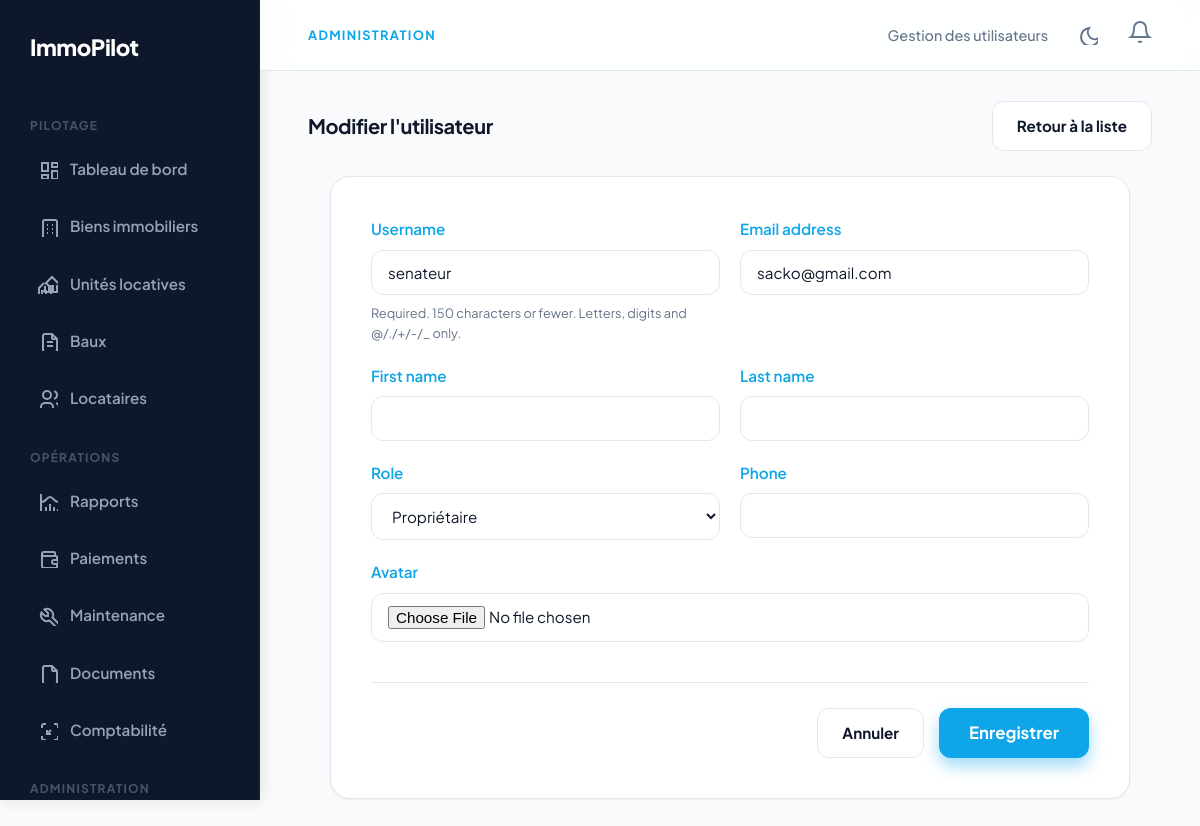
The page /utilisateurs/1/modifier/ (signed in) on the database its author committed.
### Comptes/models.py (models this page shows, shortened)
class SiteSettings(models.Model):
    app_name = models.CharField(max_length=100, default='ImmoPilot', verbose_name='Nom de l\'application')
    logo = models.ImageField(upload_to='settings/', null=True, blank=True, verbose_name='Logo de l\'application')
    primary_color = models.CharField(max_length=20, default='#0ea5e9', verbose_name='Couleur principale')
    class Meta:
        verbose_name = 'Paramètre du site'
        verbose_name_plural = 'Paramètres du site'
    @classmethod
    def load(cls):
        obj, created = cls.objects.get_or_create(pk=1)
        return obj

class User(AbstractUser):
    ROLE_CHOICES = [
        ('admin', 'Administrateur'),
        ('owner', 'Propriétaire'),
        ('tenant', 'Locataire'),
        ('agent', 'Agent immobilier'),
    ]
    role = models.CharField(max_length=20, choices=ROLE_CHOICES, default='owner')
    phone = models.CharField(max_length=20, blank=True)
    avatar = models.ImageField(upload_to='avatars/', null=True, blank=True)
    created_at = models.DateTimeField(auto_now_add=True)
    class Meta:
        db_table = 'accounts_user'

### Comptes/views.py (the view)
# urls.py: path('<int:pk>/modifier/', UserUpdateView.as_view(), name='user_update'),
class UserUpdateView(LoginRequiredMixin, AdminOwnerRequiredMixin, UpdateView):
    model = User
    form_class = UserUpdateForm
    template_name = 'comptes/user_form.html'
    success_url = reverse_lazy('user_list')
    def get_context_data(self, **kwargs):
        context = super().get_context_data(**kwargs)
        context['title'] = "Modifier l'utilisateur"
        return context

### Comptes/forms.py
class UserUpdateForm(forms.ModelForm):
    class Meta:
        model = User
        fields = ['username', 'email', 'first_name', 'last_name', 'role', 'phone', 'avatar']
        widgets = {
            'username': forms.TextInput(attrs={'class': 'field-input'}),
            'email': forms.EmailInput(attrs={'class': 'field-input'}),
            'first_name': forms.TextInput(attrs={'class': 'field-input'}),
            'last_name': forms.TextInput(attrs={'class': 'field-input'}),
            'role': forms.Select(attrs={'class': 'field-input'}),
            'phone': forms.TextInput(attrs={'class': 'field-input'}),
            'avatar': forms.ClearableFileInput(attrs={'class': 'field-input'}),
        }

### Comptes/context_processors.py (called while the page is built)
def notifications(request):
    if request.user.is_authenticated:
        unread_notifications = Notification.objects.filter(user=request.user, is_read=False)
        return {'unread_notifications': unread_notifications, 'unread_notifications_count': unread_notifications.count()}
    return {'unread_notifications': [], 'unread_notifications_count': 0}

def site_settings_processor(request):
    return {
        'site_settings': SiteSettings.load()
    }

### Comptes/views.py (called while the page is built)
    def test_func(self):
        return self.request.user.is_authenticated and self.request.user.role in ['admin', 'owner']

### templates/comptes/user_form.html (shortened to what this page needs)
{% extends "base.html" %}
{% load static %}
{% block eyebrow %}Administration{% endblock %}
{% block header_meta %}Gestion des utilisateurs{% endblock %}
{% block content %}
<div class="toolbar">
    <h2>{{ title }}</h2>
    <div class="actions">
        <a href="{% url 'user_list' %}" class="button">Retour à la liste</a>
    </div>
</div>
<div class="premium-card" style="max-width: 800px; margin: 0 auto; padding: 40px;">
    <form method="post" enctype="multipart/form-data">
        <div class="form-grid">
            {% for field in form %}
            <div class="field {% if field.name == 'avatar' %}full{% endif %}">
                <label for="{{ field.id_for_label }}" style="font-size: 0.95rem; font-weight: 600; color: var(--primary);">{{ field.label }}</label>
                {{ field }}
                {% if field.help_text %}
                <span class="help">{{ field.help_text }}</span>
                {% endif %}
            </div>
            {% endfor %}
        </div>
        <div class="form-actions" style="margin-top: 40px;">
            <a href="{% url 'user_list' %}" class="button">Annuler</a>
            <button type="submit" class="button primary" style="padding: 12px 30px; font-size: 1.05rem;">Enregistrer</button>
        </div>
    </form>
</div>
{% endblock %}

### templates/includes/sidebar.html (shortened to what this page needs)
<aside class="app-sidebar">
<a class="side-brand" href="{% url 'dashboard' %}">
  {{ site_settings.app_name }}
</a>
<div class="side-label">Pilotage</div>
<nav>
<a class="{% if request.resolver_match.url_name == 'dashboard' %}active{% endif %}" href="{% url 'dashboard' %}">
  <svg width="20" height="20" fill="none" stroke="currentColor" stroke-width="2"><path d="M4 4h6v8H4z"></path><path d="M4 16h6v4H4z"></path><path d="M14 12h6v8h-6z"></path><path d="M14 4h6v4h-6z"></path></svg>
  Tableau de bord
</a>
<a class="{% if '/biens/unites' not in request.path and '/biens/' in request.path %}active{% endif %}" href="{% url 'property_list' %}">
  Biens immobiliers
</a>
<a class="{% if '/biens/unites' in request.path %}active{% endif %}" href="{% url 'unit_list' %}">
  <svg width="20" height="20" fill="none" stroke="currentColor" stroke-width="2"><path d="M8 9l5 5v7h-5v-4H4v4H1v-7l5 -5m1 1l7 -7l9 9h-4v6h-4v-6h-4v6h-4v-6"></path></svg>
  Unités locatives
</a>
<a class="{% if '/baux/' in request.path %}active{% endif %}" href="{% url 'lease_list' %}">
  <svg width="20" height="20" fill="none" stroke="currentColor" stroke-width="2"><path d="M14 3v4a1 1 0 0 0 1 1h4"></path><path d="M17 21h-10a2 2 0 0 1 -2 -2v-14a2 2 0 0 1 2 -2h7l5 5v11a2 2 0 0 1 -2 2z"></path><path d="M9 15h6"></path><path d="M9 11h6"></path></svg>
  Baux
</a>
<a class="{% if '/baux/crm/' in request.path %}active{% endif %}" href="{% url 'tenant_crm' %}">
  <svg width="20" height="20" fill="none" stroke="currentColor" stroke-width="2"><path d="M9 7m-4 0a4 4 0 1 0 8 0a4 4 0 1 0 -8 0"></path><path d="M3 21v-2a4 4 0 0 1 4 -4h4a4 4 0 0 1 4 4v2"></path><path d="M16 3.13a4 4 0 0 1 0 7.75"></path><path d="M21 21v-2a4 4 0 0 0 -3 -3.85"></path></svg>
  Locataires
</a>
</nav>
<div class="side-label">Opérations</div>
<nav>
<a class="{% if '/rapports/' in request.path %}active{% endif %}" href="{% url 'business_report' %}">
  <svg width="20" height="20" fill="none" stroke="currentColor" stroke-width="2"><path d="M3 3v18h18"></path><path d="M20 18v3"></path><path d="M16 16v5"></path><path d="M12 13v8"></path><path d="M8 16v5"></path><path d="M3 11c6 0 5 -5 9 -5s3 5 9 5"></path></svg>
  Rapports
</a>
<a class="{% if '/paiements/' in request.path %}active{% endif %}" href="{% url 'payment_list' %}">
  <svg width="20" height="20" fill="none" stroke="currentColor" stroke-width="2"><path d="M17 8v-3a1 1 0 0 0 -1 -1h-10a2 2 0 0 0 0 4h12a1 1 0 0 1 1 1v3m0 4v3a1 1 0 0 1 -1 1h-12a2 2 0 0 1 -2 -2v-12"></path><path d="M20 12v4h-4a2 2 0 0 1 0 -4h4"></path></svg>
  Paiements
</a>
<a class="{% if '/maintenance/' in request.path %}active{% endif %}" href="{% url 'maintenance_list' %}">
  <svg width="20" height="20" fill="none" stroke="currentColor" stroke-width="2"><path d="M7 10h3v-3l-3.5 -3.5a6 6 0 0 1 8 8l6 6a2 2 0 0 1 -3 3l-6 -6a6 6 0 0 1 -8 -8l3.5 3.5"></path></svg>
  Maintenance
</a>
<a class="{% if '/documents/' in request.path %}active{% endif %}" href="{% url 'document_list' %}">
  <svg width="20" height="20" fill="none" stroke="currentColor" stroke-width="2"><path d="M14 3v4a1 1 0 0 0 1 1h4"></path><path d="M17 21h-10a2 2 0 0 1 -2 -2v-14a2 2 0 0 1 2 -2h7l5 5v11a2 2 0 0 1 -2 2z"></path></svg>
  Documents
</a>
<a class="{% if '/comptabilite/' in request.path %}active{% endif %}" href="{% url 'transaction_list' %}">
  <svg width="20" height="20" fill="none" stroke="currentColor" stroke-width="2"><path d="M4 8v-2a2 2 0 0 1 2 -2h2"></path><path d="M4 16v2a2 2 0 0 0 2 2h2"></path><path d="M16 4h2a2 2 0 0 1 2 2v2"></path><path d="M16 20h2a2 2 0 0 0 2 -2v-2"></path><path d="M9 10v4h4"></path><path d="M13 10l-4 4"></path></svg>
  Comptabilité
</a>
</nav>
{% if request.user.is_authenticated %}
  {% if request.user.role == 'admin' or request.user.role == 'owner' %}
  <div class="side-label">Administration</div>
  {% endif %}
{% endif %}
</aside>

### static/css/design_system.css (style rules this page uses)
:root { --bg-app: #f8fafc; --bg-sidebar: #0f172a; --bg-card: #ffffff; --primary: #0ea5e9; --primary-hover: #0284c7; --primary-glow: rgba(14, 165, 233, 0.4); --accent: #10b981; --accent-glow: rgba(16, 185, 129, 0.4); --danger: #ef4444; --warning: #f59e0b; --text-main: #0f172a; --text-muted: #64748b; --text-sidebar: #94a3b8; --text-sidebar-hover: #f1f5f9; --border-color: #e2e8f0; --shadow-sm: 0 1px 2px 0 rgba(0, 0, 0, 0.05); --shadow-md: 0 4px 6px -1px rgba(0, 0, 0, 0.1), 0 2px 4px -1px rgba(0, 0, 0, 0.06); --shadow-lg: 0 10px 15px -3px rgba(0, 0, 0, 0.1), 0 4px 6px -2px rgba(0, 0, 0, 0.05); --shadow-hover: 0 20px 25px -5px rgba(0, 0, 0, 0.1), 0 10px 10px -5px rgba(0, 0, 0, 0.04); --glass-bg: rgba(255, 255, 255, 0.85); --glass-border: rgba(255, 255, 255, 0.3); --font-sans: 'Plus Jakarta Sans', sans-serif; }
body, .app-sidebar, .premium-card, .panel, .stat, .metric, .card, .mini-card, .form-panel, .empty-box, header.top-header { transition: background-color 0.3s ease, border-color 0.3s ease, color 0.3s ease, box-shadow 0.3s ease; }
* { box-sizing: border-box; margin: 0; padding: 0; }
body { font-family: var(--font-sans); background: var(--bg-app); color: var(--text-main); line-height: 1.6; -webkit-font-smoothing: antialiased; }
a { color: inherit; text-decoration: none; }
aside.app-sidebar { background: var(--bg-sidebar); color: var(--text-sidebar); padding: 30px 20px; display: flex; flex-direction: column; position: sticky; top: 0; height: 100vh; overflow-y: auto; border-right: 1px solid rgba(255, 255, 255, 0.05); box-shadow: 2px 0 15px rgba(0,0,0,0.1); }
.side-brand { color: #fff; font-size: 1.4rem; font-weight: 800; letter-spacing: -0.02em; padding: 0 10px 30px; display: block; }
.side-label { color: #475569; font-size: 0.75rem; font-weight: 700; letter-spacing: 0.1em; padding: 20px 10px 10px; text-transform: uppercase; }
.app-sidebar nav { display: grid; gap: 4px; }
.app-sidebar nav a { display: flex; align-items: center; gap: 12px; padding: 12px 18px; color: var(--text-sidebar); text-decoration: none; border-radius: 12px; margin-bottom: 5px; font-weight: 600; font-size: 0.95rem; transition: all 0.2s cubic-bezier(0.4, 0, 0.2, 1); }
h2 { font-size: 1.25rem; font-weight: 700; letter-spacing: -0.02em; margin: 0; color: var(--text-main); }
.premium-card, .panel, .stat, .metric, .card, .mini-card, .form-panel, .empty-box { background: var(--bg-card); border: 1px solid var(--border-color); border-radius: 20px; box-shadow: var(--shadow-sm); transition: all 0.3s cubic-bezier(0.4, 0, 0.2, 1); position: relative; }
.button, .primary, .btn { display: inline-flex; align-items: center; justify-content: center; padding: 12px 24px; border-radius: 12px; font-weight: 700; font-size: 0.95rem; transition: all 0.3s cubic-bezier(0.4, 0, 0.2, 1); cursor: pointer; border: none; font-family: inherit; }
.primary, .btn-primary { background: var(--primary); color: #fff; box-shadow: 0 8px 16px var(--primary-glow); }
.button:not(.primary):not(.btn-primary) { background: #fff; border: 1px solid var(--border-color); color: var(--text-main); }
.toolbar { display: flex; justify-content: space-between; align-items: center; margin-bottom: 25px; flex-wrap: wrap; gap: 15px; }
.form-grid { display: grid; grid-template-columns: repeat(2, 1fr); gap: 20px; }
.field { display: flex; flex-direction: column; gap: 8px; }
.field.full { grid-column: 1 / -1; }
.field label { font-size: 0.9rem; font-weight: 600; color: var(--text-main); }
.field-input, input[type="text"], input[type="email"], input[type="password"], select, textarea { padding: 12px 16px; border: 1px solid var(--border-color); border-radius: 12px; font-family: inherit; font-size: 0.95rem; background: var(--bg-card); color: var(--text-main); transition: all 0.2s; }
.help { color: var(--text-muted); font-size: 0.8rem; }
.form-actions { border-top: 1px solid var(--border-color); display: flex; gap: 15px; justify-content: flex-end; margin-top: 30px; padding-top: 25px; }

### rows shown on the page
SiteSettings: app_name "ImmoPilot"
User: form "senateur" "sacko@gmail.com" "Propriétaire"

### other values the page prints
{{ title }} "Modifier l'utilisateur"
{{ field.label }} "Username" "Email address" "First name" "Last name" "Role" "Phone" "Avatar"
{{ field.help_text }} "Required. 150 characters or fewer. Letters, digits and @/./+/-/_ only."
